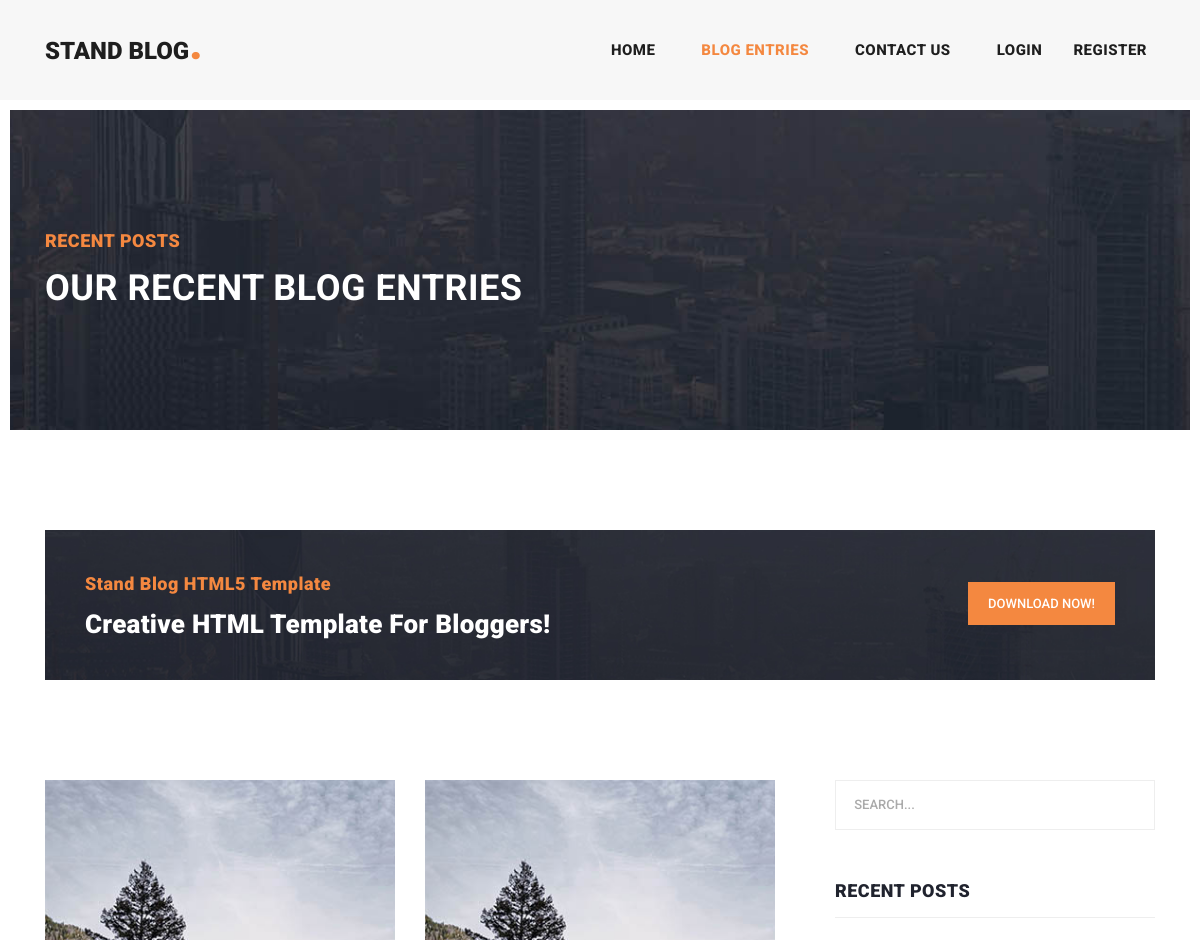
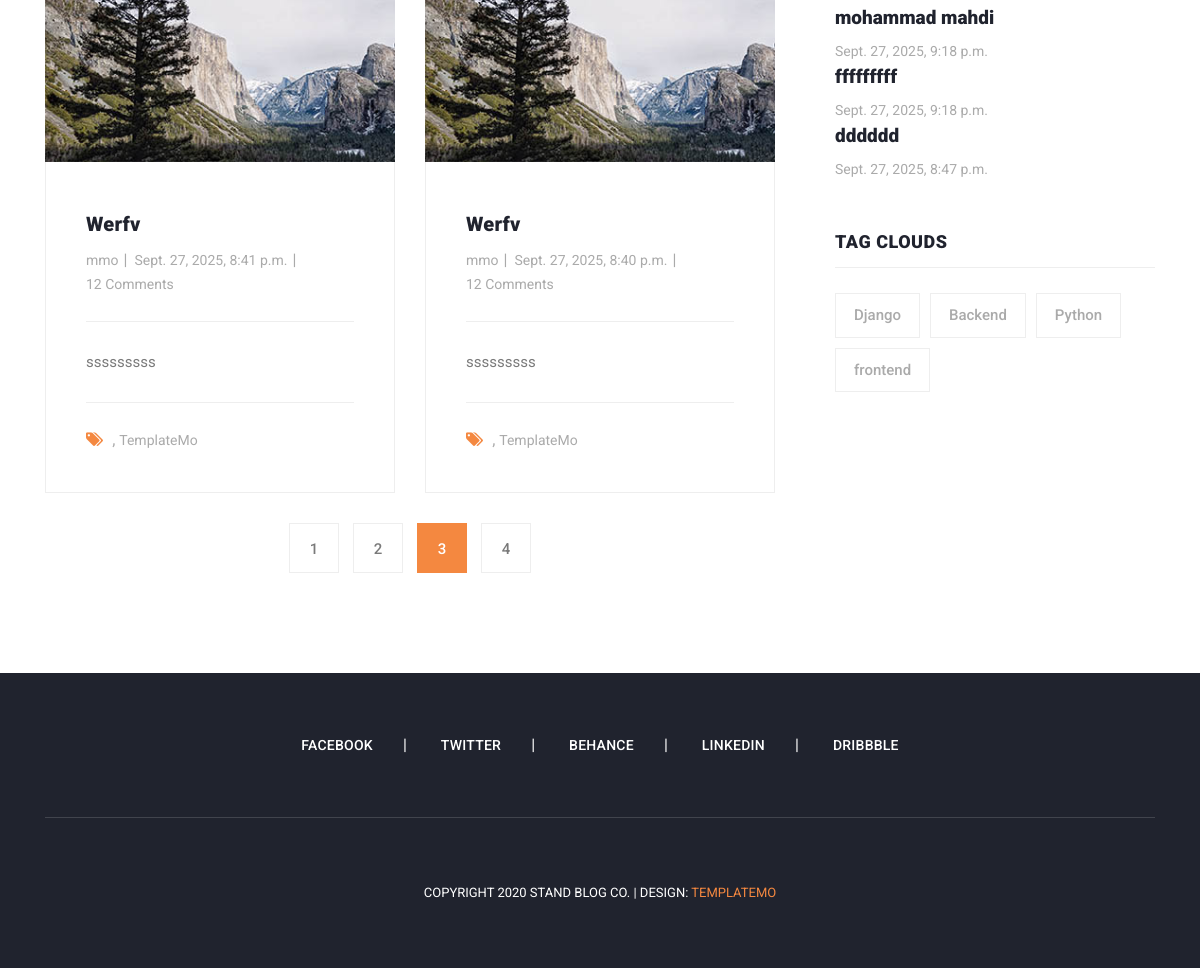
The app's page /article/?page=3 with its own data (2 pictures, top to bottom).
### post/models.py (models this page shows, shortened)
class Article(models.Model):
    name=models.CharField(max_length=100)
    body=models.TextField()
    date=models.DateTimeField(auto_now_add=True)
    post_category=models.ManyToManyField(category)
    author=models.ForeignKey(User,on_delete=models.CASCADE)
    class Meta:
        ordering=['-date']

### post/views.py (the view)
# urls.py: path('',views.blog,name='blog'),
def blog(request):
    article = Article.objects.all()
    sidbar_articles = Article.objects.all()[:3]
    page_number = request.GET.get("page")
    paginator = Paginator(article, 2)
    object = paginator.get_page(page_number)
    return render(request, "post/blog.html", context={'object': object, 'sidbar_articles': sidbar_articles})

### post/templates/post/blog.html (shortened to what this page needs)
{% load static %}
<!DOCTYPE html>
<html lang="en">
<head>
    <link href={% static "home/vendor/bootstrap/css/bootstrap.min.css" %} rel="stylesheet">
    <link rel="stylesheet" href={% static "home/css/fontawesome.css" %}>
    <link rel="stylesheet" href={% static "home/css/templatemo-stand-blog.css" %}>
    <link rel="stylesheet" href={% static "home/css/owl.css" %}>
</head>
<body>
{% include 'include/header.html' %}
<div class="heading-page header-text">
    <section class="page-heading">
        <div class="container">
            <div class="row">
                <div class="col-lg-12">
                    <div class="text-content">
                        <h4>Recent Posts</h4>
                        <h2>Our Recent Blog Entries</h2>
                    </div>
                </div>
            </div>
        </div>
    </section>
</div>
<section class="call-to-action">
    <div class="container">
        <div class="row">
            <div class="col-lg-12">
                <div class="main-content">
                    <div class="row">
                        <div class="col-lg-8">
                            <span>Stand Blog HTML5 Template</span>
                            <h4>Creative HTML Template For Bloggers!</h4>
                        </div>
                        <div class="col-lg-4">
                            <div class="main-button">
                                <a href="https://templatemo.com/tm-551-stand-blog" target="_parent">Download Now!</a>
                            </div>
                        </div>
                    </div>
                </div>
            </div>
        </div>
    </div>
</section>
<section class="blog-posts grid-system">
    <div class="container">
        <div class="row">
            <div class="col-lg-8">
                <div class="all-blog-posts">
                    <div class="row">
                        {% for item in object %}
                            <div class="col-lg-6">
                                <div class="blog-post">
                                    <div class="blog-thumb">
                                        <img src="assets/images/blog-thumb-01.jpg" alt="">
                                    </div>
                                    <div class="down-content">
                                        <a href="{% url 'post:detail' item.id %}"><h4>{{ item.name }}</h4></a>
                                        <ul class="post-info">
                                            <li><a href="#">{{ item.author }}</a></li>
                                            <li><a href="#">{{ item.date }}</a></li>
                                            <li><a href="#">12 Comments</a></li>
                                        </ul>
                                        <p>{{ item.body }}</p>
                                        <div class="post-options">
                                            <div class="row">
                                                <div class="col-lg-12">
                                                    <ul class="post-tags">
                                                        <li><i class="fa fa-tags"></i></li>
                                                        <li><a href="#"></a>,</li>
                                                        <li><a href="#">TemplateMo</a></li>
                                                    </ul>
                                                </div>
                                            </div>
                                        </div>
                                    </div>
                                </div>
                            </div>
                        {% endfor %}
                        <div class="col-lg-12">
                            <ul class="page-numbers">
                                {% for item in object.paginator.page_range %}
                                    {% if object.number == item %}
                                        <li class="active"><a href="?page={{ item }}">{{ item }}</a></li>
                                    {% else %}
                                        <li><a href="?page={{ item }}">{{ item }}</a></li>
                                    {% endif %}
                                {% endfor %}
                            </ul>
                        </div>
                    </div>
                </div>
            </div>
        {% include 'include/sidbar.html' %}
        </div>
    </div>
</section>
<footer>
    <div class="container">
        <div class="row">
            <div class="col-lg-12">
                <ul class="social-icons">
                    <li><a href="#">Facebook</a></li>
                    <li><a href="#">Twitter</a></li>
                    <li><a href="#">Behance</a></li>
                    <li><a href="#">Linkedin</a></li>
                    <li><a href="#">Dribbble</a></li>
                </ul>
            </div>
            <div class="col-lg-12">
                <div class="copyright-text">
                    <p>Copyright 2020 Stand Blog Co.
                        | Design: <a rel="nofollow" href="https://templatemo.com" target="_parent">TemplateMo</a></p>
                </div>
            </div>
        </div>
    </div>
</footer>
</body>
</html>

### templates/include/header.html (shortened to what this page needs)
{% load static %}
<header class="">
    <nav class="navbar navbar-expand-lg">
        <div class="container">
            <a class="navbar-brand" href="index.html"><h2>Stand Blog<em>.</em></h2></a>
            <div class="collapse navbar-collapse" id="navbarResponsive">
                <ul class="navbar-nav ml-auto">
                    <li class="nav-item {% if request.resolver_match.url_name == 'home' %}active{% endif %}">
                        <a class="nav-link" href="{% url 'home:home' %}">Home
                        </a>
                    </li>
                    <li class="nav-item {% if request.resolver_match.url_name == 'blog' %}active{% endif %}">
                        <a class="nav-link" href="{% url 'post:blog' %}">Blog Entries</a>
                    </li>
                    <li class="nav-item {% if request.resolver_match.url_name == 'contact' %}active{% endif %}">
                        <a class="nav-link" href="{% url 'contact:contact' %}">Contact Us</a>
                    </li>
                    {% if  request.user.is_authenticated %}
                        <li class="nav-item{% if request.resolver_match.url_name == 'add' %}active{% endif %}">
                            <a class="nav-link" href="{% url 'post:add' %}">Register Post</a>
                        </li>
                        <li class="nav-item{% if request.resolver_match.url_name == 'user_detail' %}active{% endif %}">
                            <a class="nav-link" href="{% url 'login:user_detail' %}">{{ user.username }}</a>
                        </li>
                        <li class="nav-item">
                            <a class="nav-link" href="{% url 'login:logout' %}">logout</a>
                        </li>
                    {% else %}
                        <li class="nav-item">
                            <a class="nav-link" href="{% url 'login:login' %}">login</a>
                        </li>
                        <li>
                            <a class="nav-link" href="{% url 'login:register' %}">register</a>
                        </li>
                    {% endif %}
                </ul>
            </div>
        </div>
    </nav>
</header>

### templates/include/sidbar.html
<div class="col-lg-4">
    <div class="sidebar">
        <div class="row">
            <div class="col-lg-12">
                <div class="sidebar-item search">
                    <form id="search_form" name="gs" method="GET" action="{% url 'post:search' %}">
                        <input type="text" name="q" class="searchText" placeholder=" search..."
                               autocomplete="on">
                    </form>
                </div>
            </div>
            <div class="col-lg-12">
                <div class="sidebar-item recent-posts">
                    <div class="sidebar-heading">
                        <h2>Recent Posts</h2>
                    </div>
                    <div class="content">
                        {% for item in sidbar_articles %}
                        <ul>
                            <li><a href="{% url 'post:detail' item.id %}">
                                <h5>{{ item.name }}</h5>
                                <span>{{ item.date }}</span>
                            </a></li>
                        </ul>
                        {% endfor %}
                    </div>
                </div>
            </div>
            <div class="col-lg-12">
            </div>
            <div class="col-lg-12">
                <div class="sidebar-item tags">
                    <div class="sidebar-heading">
                        <h2>Tag Clouds</h2>
                    </div>
                    <div class="content">
                        <ul>
                            <li><a href="#">Django</a></li>
                            <li><a href="#">Backend</a></li>
                            <li><a href="#">Python</a></li>
                            <li><a href="#">frontend</a></li>
                        </ul>
                    </div>
                </div>
            </div>
        </div>
    </div>
</div>

### records on screen
Article: name "Werfv", author "mmo", date "Sept. 27, 2025, 8:41 p.m.", body "sssssssss"
Article: name "Werfv", author "mmo", date "Sept. 27, 2025, 8:40 p.m.", body "sssssssss"
Article: name "mohammad mahdi", date "Sept. 27, 2025, 9:18 p.m."
Article: name "fffffffff", date "Sept. 27, 2025, 9:18 p.m."
Article: name "dddddd", date "Sept. 27, 2025, 8:47 p.m."

### other values on screen
{{ item }} "1" "2" "4"
{{ item }} "3"
